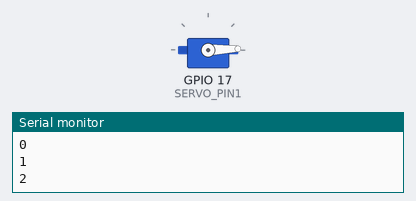
Bench run of a sketch on a simulated ESP32. Parts: servo, the last lines printed to the serial monitor.

Above: at 0.05 s.
At 1.75 s:
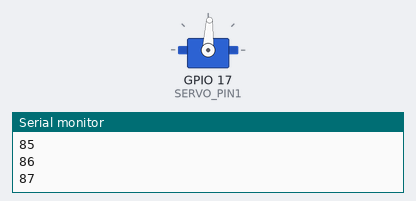
At 3.45 s:
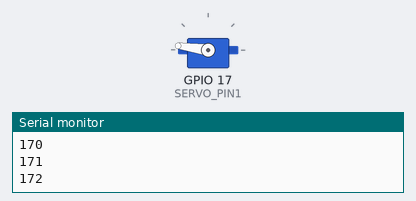
At 6.9 s:
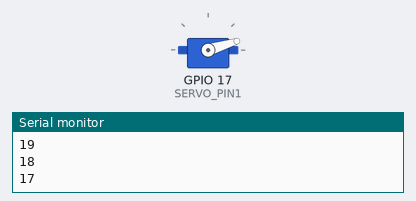
Timing chart, 0 to 9.4 s (numbered marks = the images above):
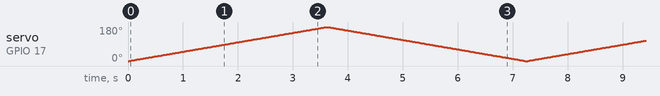

The sketch:

Servo_Test.ino
```cpp
#include <ESP32_Servo.h>

static const int SERVO_PIN1 = 17; //ESP32 pin GIOP19 (PWM) connected to Servo Motor

Servo servo1;

void setup() {
    Serial.begin(115200);
    servo1.attach(SERVO_PIN1);
}

void loop() {
    for(int posDegrees = 0; posDegrees <= 180; posDegrees++) {
        servo1.write(posDegrees); // 모터의 각도를 설정
        Serial.println(posDegrees);
        delay(20);
    }

    for(int posDegrees = 180; posDegrees >= 0; posDegrees--) {
        servo1.write(posDegrees); // 모터의 각도를 설정
        Serial.println(posDegrees);
        delay(20);
    }
}
```
